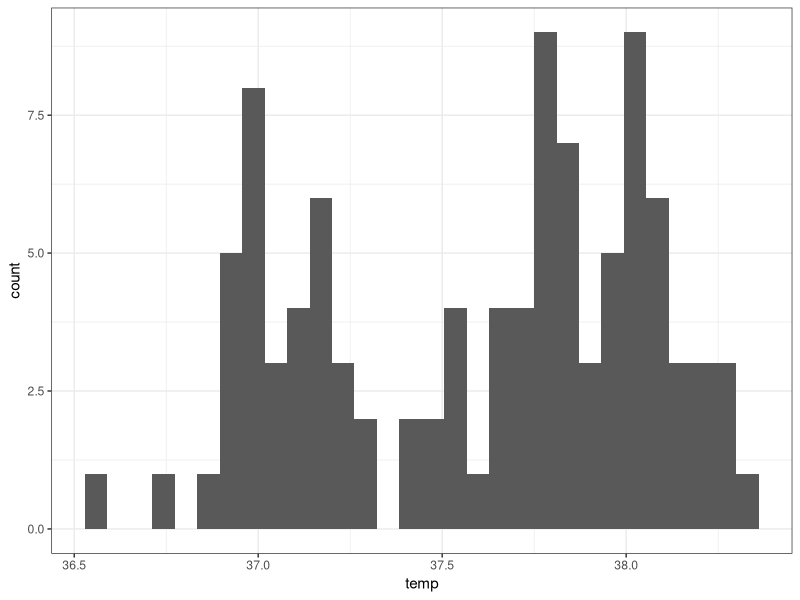
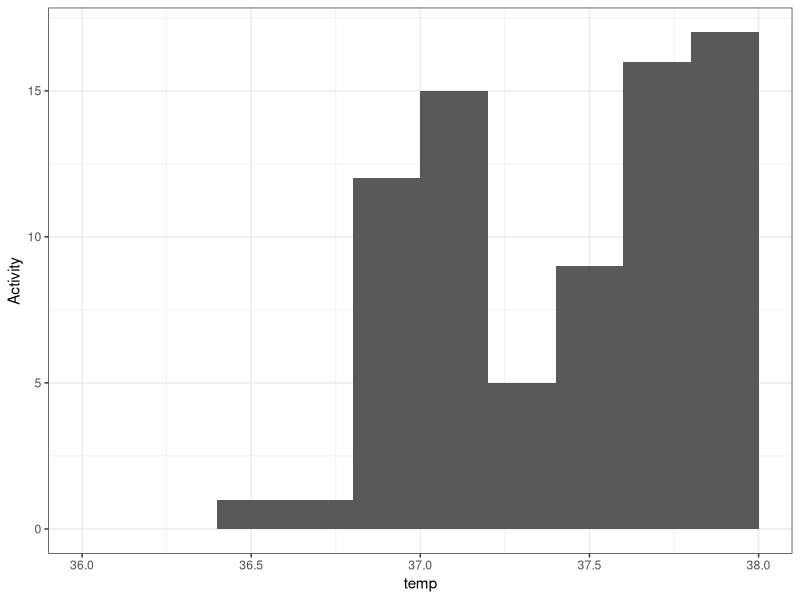
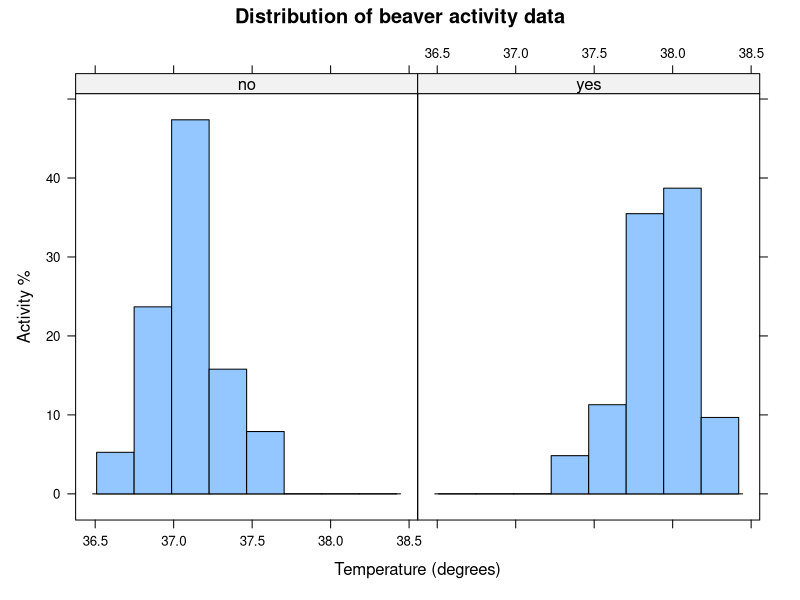

Generate these figures, in order, with R:
## Using statistical methods to examine -------------------------#
## the relationships between variables of interest --------------#

?beavers
str(beaver2)
View(beaver2)

## Question 1 ---------------------------------------------------#
## We would like to examine the mean body temperature of the 
## beavers to determine whether activity has any effect on 
## beaver body temperature --------------------------------------#

## We want to examine the difference in body temp
## during periods of activity to evaluate whether 
## body temperature is affected by activity
## First we need to ensure that sata is in correct format
## Activ should be a factor
## Temp is numerical --------------------------------------------#

## Devise a hypothesis test that we use for this analysis. 

# H0: Body temperature is not affected by the activity
# H1: Body temperature is affected by the activity

# Copying the data to a data frame
# This is not a necessary step
beavers_data <- beaver2
beavers_data
str(beavers_data)

## Describe the variables you will use for the analysis. 
## What type of variables are they? Do they need to be converted? 
## If they do, convert them to the relevant data types in R. ----#

# labels starts with what is assigned to the lawer value first
# eg 0 = no, 1 = yes
beavers_data$activ <- factor(beavers_data$activ,
                             labels = c("no", "yes"))
beavers_data
str(beavers_data)
library(ggplot2)
# range(beavers_data)

## Question 2 ---------------------------------------------------#
## Check whether the variables you are using for the hypothesis 
## test are normally distributed or not. Do this visually and 
## using a relevant statistical analysis test. 
## Then decide on which statistical test you will use. ----------# 

windows(16, 10)
ggplot(beavers_data, aes(x=temp))+geom_histogram()+theme_bw()

ggplot(beavers_data, aes(x=temp))+
        geom_histogram(breaks=seq(36, 38, .2))+
        theme_bw()+
        labs(x = "temp", y = "Activity")+
        scale_y_continuous(breaks=seq(0,60,5))

library("lattice")
windows(20,10)
attach(beavers_data)
histogram(~temp | activ,
          data = beavers_data,
          main = "Distribution of beaver activity data",
          xlab = "Temperature (degrees)",
          ylab = "Activity %")
detach(beavers_data)


                             
